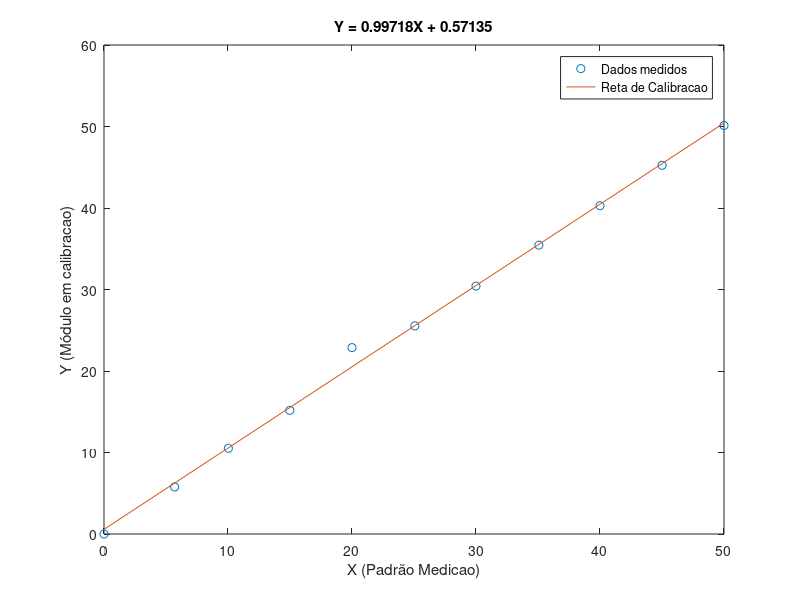
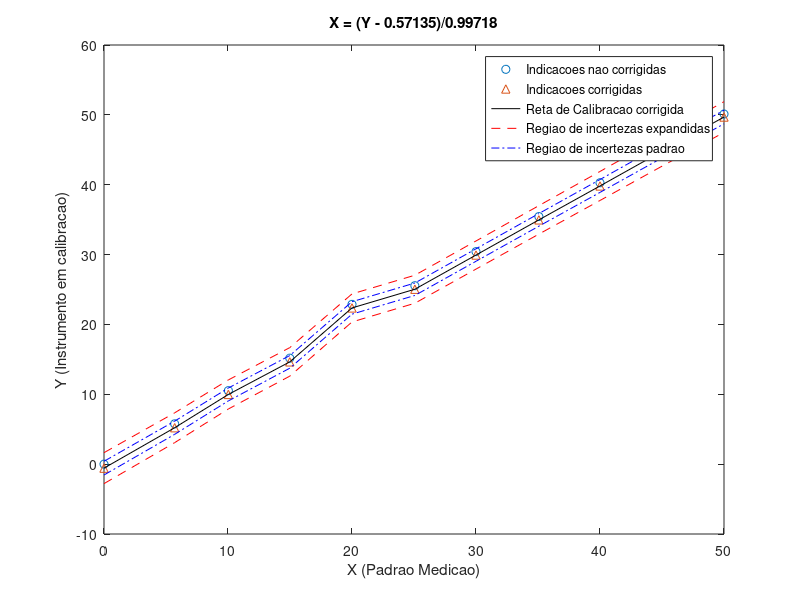

Source code (MATLAB) for these figures, in order:
clc; clear; close all;
X = [0 5.7 10.03 14.983 20.00 25.07 30.00 35.07 40.00 45.01 50.00] %padrao de medicao
Y = [0 5.77 10.52 15.17 22.87 25.54 30.42 35.44 40.28 45.24 50.12] %modulo em calibracao
n = length(X);
infinito=100000;
FE=50;     %fundo de escala do instrumento de medicao - pressao
erroCLP=0.106;  %incerteza do clp
erroFluke=0.145;   %incerteza da massa

% Reta de calibracao
Xm =[X;ones(1,n)];
params=Xm'\Y';
a = params(1,1)   %sensibilidade do sistema
b = params(2,1)    %erro sistematico
Yhat = a*X+b;
plot(X,Y,'o',X,Yhat,'');
legend('Dados medidos','Reta de Calibracao');
xlabel('X (Padrão Medicao)');
ylabel('Y (Módulo em calibracao)');
title(['Y = ' num2str(a) 'X + ' num2str(b)]);

%Indicacao corrigida
Xhat=(Y-b)/a

%Incerteza
e=X-Xhat  %erro para indicação corrigida
sy=sqrt((1/(n-2))*sum(e.^2))    %incerteza padrao do instrumento
uyc=sy*sqrt(1+(1/n)+(n*((Y-mean(Y)).^2))/(a^2*(n*sum(X.^2)-sum(X)^2)))   
%incerteza do instrumento com o erro de estimação dos parametros a e b

%a incerteza obtida do manual eh dividida por 1,96 (t-student para vef=infinito),
%para transformar a incerteza expandida em padrao
upr1=erroCLP/tinv((0.95+1)/2,infinito)   
upr2=erroFluke/tinv((0.95+1)/2,infinito)

uc=sqrt(uyc.^2+upr1^2+upr2^2)  % incerteza padrao combinada
vef=uc.^4./((uyc.^4)/(n-2))    %graus de libertade
k=tinv((0.95+1)/2,vef)      %t-student para os graus de liberdade encontrados
Uy=k.*uc      %incerteza expandida
Umax=max(Uy)     %maxima incerteza
EF=Umax/FE     %erro fiducial
linearidade=max(abs(e))   %nao linearidade do sistema

figure(2);
plot(X,Y,'o',X,Xhat,'^',X,Xhat,'k',X,Xhat+Uy,'r--',X,Xhat+uc,'b-.',X,Xhat-Uy,'r--',X,Xhat-uc,'b-.');
legend('Indicacoes nao corrigidas','Indicacoes corrigidas','Reta de Calibracao corrigida',
'Regiao de incertezas expandidas','Regiao de incertezas padrao');
xlabel('X (Padrao Medicao)');
ylabel('Y (Instrumento em calibracao)');
title(['X = (Y - ' num2str(b) ')/' num2str(a)]);
